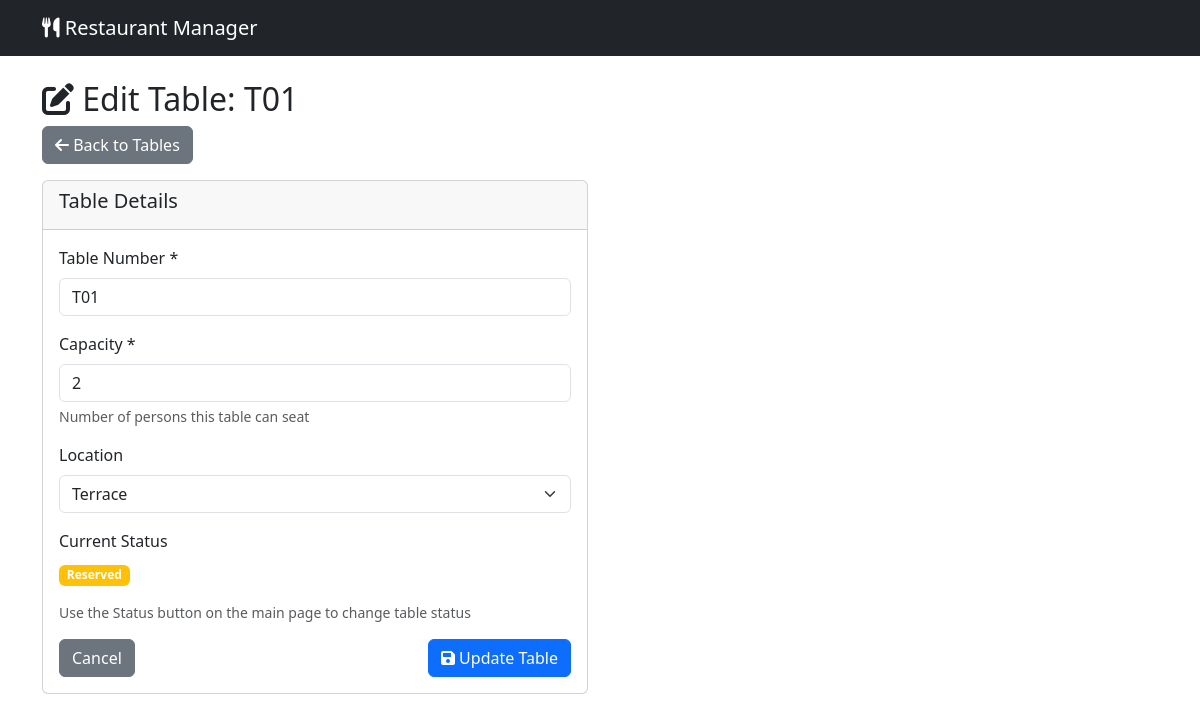
/tables/1/edit/ (signed in), run on the app's committed database.
### restaurant/models.py (models this page shows, shortened)
class Table(models.Model):
    TABLE_STATUS = [
        ('available', 'Available'),
        ('occupied', 'Occupied'),
        ('reserved', 'Reserved'),
        ('maintenance', 'Maintenance'),
    ]
    table_number = models.CharField(max_length=10, unique=True)
    capacity = models.IntegerField(validators=[MinValueValidator(1), MaxValueValidator(20)])
    status = models.CharField(max_length=20, choices=TABLE_STATUS, default='available')
    location = models.CharField(max_length=100, help_text="e.g., 'Window Side', 'Garden View'")
    created_at = models.DateTimeField(default=timezone.now)

### restaurant/views.py (the view, shortened to what this page needs)
# urls.py: path('tables/<int:table_id>/edit/', views.edit_table, name='edit_table'),
@login_required
def edit_table(request, table_id):
    table = get_object_or_404(Table, id=table_id)
    print(f"DEBUG: Edit table accessed - Table ID: {table_id}")
    print(f"DEBUG: Current table data - Number: {table.table_number}, Capacity: {table.capacity}, Location: {table.location}")
    context = {
        'table': table
    }
    return render(request, 'restaurant/edit_table.html', context)

### templates/restaurant/edit_table.html (shortened to what this page needs)
<!DOCTYPE html>
<html lang="en">
<head>
    <link href="https://cdn.jsdelivr.net/npm/bootstrap@5.3.0/dist/css/bootstrap.min.css" rel="stylesheet">
    <link href="https://cdnjs.cloudflare.com/ajax/libs/font-awesome/6.0.0/css/all.min.css" rel="stylesheet">
</head>
<body>
    <nav class="navbar navbar-expand-lg navbar-dark bg-dark">
        <div class="container">
            <a class="navbar-brand" href="{% url 'dashboard' %}">
                <i class="fas fa-utensils"></i> Restaurant Manager
            </a>
        </div>
    </nav>
    <div class="container mt-4">
        <div class="row">
            <div class="col-12">
                <h2><i class="fas fa-edit"></i> Edit Table: {{ table.table_number }}</h2>
                <a href="{% url 'table_management' %}" class="btn btn-secondary mb-3">
                    <i class="fas fa-arrow-left"></i> Back to Tables
                </a>
            </div>
        </div>
        <div class="row">
            <div class="col-md-6">
                <div class="card">
                    <div class="card-header">
                        <h5>Table Details</h5>
                    </div>
                    <div class="card-body">
                        <form method="post">
                            <div class="mb-3">
                                <label for="table_number" class="form-label">Table Number *</label>
                                <input type="text" class="form-control" id="table_number" name="table_number" value="{{ table.table_number }}" required>
                            </div>
                            <div class="mb-3">
                                <label for="capacity" class="form-label">Capacity *</label>
                                <input type="number" class="form-control" id="capacity" name="capacity" value="{{ table.capacity }}" min="1" max="20" required>
                                <div class="form-text">Number of persons this table can seat</div>
                            </div>
                            <div class="mb-3">
                                <label for="location" class="form-label">Location</label>
                                <select class="form-select" id="location" name="location">
                                    <option value="Terrace" {% if table.location == "Terrace" %}selected{% endif %}>Terrace</option>
                                </select>
                            </div>
                            <div class="mb-3">
                                <label class="form-label">Current Status</label>
                                <p>
                                    <span class="badge
                                        {% if table.status == 'available' %}bg-success
                                        {% elif table.status == 'occupied' %}bg-danger
                                        {% elif table.status == 'reserved' %}bg-warning
                                        {% else %}bg-secondary{% endif %}">
                                        {{ table.status|title }}
                                    </span>
                                </p>
                                <div class="form-text">Use the Status button on the main page to change table status</div>
                            </div>
                            <div class="d-flex justify-content-between">
                                <a href="{% url 'table_management' %}" class="btn btn-secondary">Cancel</a>
                                <button type="submit" class="btn btn-primary">
                                    <i class="fas fa-save"></i> Update Table
                                </button>
                            </div>
                        </form>
                    </div>
                </div>
            </div>
        </div>
    </div>
</body>
</html>

### data on the page
Table: table_number "T01", capacity "2", location "Terrace", status "Reserved"
